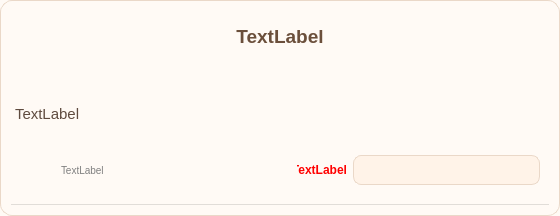
<?xml version="1.0" encoding="UTF-8"?>
<ui version="4.0">
 <class>post_simple</class>
 <widget class="QWidget" name="post_simple">
  <property name="geometry">
   <rect>
    <x>0</x>
    <y>0</y>
    <width>560</width>
    <height>216</height>
   </rect>
  </property>
  <property name="sizePolicy">
   <sizepolicy hsizetype="Preferred" vsizetype="Preferred">
    <horstretch>0</horstretch>
    <verstretch>0</verstretch>
   </sizepolicy>
  </property>
  <property name="minimumSize">
   <size>
    <width>0</width>
    <height>100</height>
   </size>
  </property>
  <property name="maximumSize">
   <size>
    <width>16777215</width>
    <height>16777215</height>
   </size>
  </property>
  <property name="windowTitle">
   <string>Form</string>
  </property>
  <property name="styleSheet">
   <string notr="true">


/* SingleDetailedPost - Warm Theme */
QWidget#post_simple{
    background: #fffaf5;
    border: 1px solid #ead8c8;
    border-radius: 12px;
    padding: 12px;
}

QWidget#post_simple QLabel#post_title{
    font-size: 19px;
    font-weight: 700;
    color: #6b4f3b;
}

QWidget#post_simple QLabel#auther_time{
    font-size: 12px;
    color: #9b8c80;
}

QWidget#post_simple QLabel#contents{
    font-size: 15px;
    color: #5f4b3f;
    padding-top: 4px;
    padding-bottom: 4px;
}

QWidget#post_simple QLabel#post_likes{
    font-size: 12px;
    color: #e07a2f;
    font-weight: 600;
}

QWidget#post_simple QPushButton#like_button{
    border: 1px solid #ead8c8;
    background: #fff3e8;
    border-radius: 8px;
}
QWidget#post_simple QPushButton#like_button:hover{
    background: #ffe9d6;
    border: 1px solid #f2c39d;
}
QWidget#post_simple QPushButton#like_button:pressed{
    background: #ffdcbf;
}


</string>
  </property>
  <layout class="QVBoxLayout" name="verticalLayout_3">
   <item>
    <layout class="QVBoxLayout" name="verticalLayout">
     <item>
      <widget class="QLabel" name="post_title">
       <property name="styleSheet">
        <string notr="true"/>
       </property>
       <property name="text">
        <string>TextLabel</string>
       </property>
       <property name="alignment">
        <set>Qt::AlignmentFlag::AlignCenter</set>
       </property>
       <property name="wordWrap">
        <bool>true</bool>
       </property>
      </widget>
     </item>
     <item>
      <spacer name="verticalSpacer">
       <property name="orientation">
        <enum>Qt::Orientation::Vertical</enum>
       </property>
       <property name="sizeType">
        <enum>QSizePolicy::Policy::Fixed</enum>
       </property>
       <property name="sizeHint" stdset="0">
        <size>
         <width>20</width>
         <height>20</height>
        </size>
       </property>
      </spacer>
     </item>
     <item>
      <widget class="QLabel" name="contents">
       <property name="text">
        <string>TextLabel</string>
       </property>
       <property name="wordWrap">
        <bool>true</bool>
       </property>
       <property name="margin">
        <number>20</number>
       </property>
      </widget>
     </item>
     <item>
      <widget class="QWidget" name="widget" native="true">
       <layout class="QHBoxLayout" name="horizontalLayout">
        <item>
         <widget class="QLabel" name="label">
          <property name="sizePolicy">
           <sizepolicy hsizetype="Fixed" vsizetype="Preferred">
            <horstretch>0</horstretch>
            <verstretch>0</verstretch>
           </sizepolicy>
          </property>
          <property name="minimumSize">
           <size>
            <width>35</width>
            <height>0</height>
           </size>
          </property>
          <property name="maximumSize">
           <size>
            <width>35</width>
            <height>16777215</height>
           </size>
          </property>
          <property name="text">
           <string/>
          </property>
         </widget>
        </item>
        <item>
         <widget class="QLabel" name="auther_time">
          <property name="minimumSize">
           <size>
            <width>0</width>
            <height>30</height>
           </size>
          </property>
          <property name="maximumSize">
           <size>
            <width>16777215</width>
            <height>30</height>
           </size>
          </property>
          <property name="styleSheet">
           <string notr="true">font-size: 10px;
color: gray;</string>
          </property>
          <property name="frameShape">
           <enum>QFrame::Shape::NoFrame</enum>
          </property>
          <property name="frameShadow">
           <enum>QFrame::Shadow::Sunken</enum>
          </property>
          <property name="lineWidth">
           <number>0</number>
          </property>
          <property name="text">
           <string>TextLabel</string>
          </property>
         </widget>
        </item>
        <item>
         <spacer name="horizontalSpacer">
          <property name="orientation">
           <enum>Qt::Orientation::Horizontal</enum>
          </property>
          <property name="sizeHint" stdset="0">
           <size>
            <width>40</width>
            <height>20</height>
           </size>
          </property>
         </spacer>
        </item>
        <item>
         <widget class="QLabel" name="post_likes">
          <property name="minimumSize">
           <size>
            <width>30</width>
            <height>30</height>
           </size>
          </property>
          <property name="maximumSize">
           <size>
            <width>50</width>
            <height>30</height>
           </size>
          </property>
          <property name="styleSheet">
           <string notr="true">color: red;</string>
          </property>
          <property name="text">
           <string>TextLabel</string>
          </property>
          <property name="alignment">
           <set>Qt::AlignmentFlag::AlignRight|Qt::AlignmentFlag::AlignTrailing|Qt::AlignmentFlag::AlignVCenter</set>
          </property>
         </widget>
        </item>
        <item>
         <widget class="QPushButton" name="like_button">
          <property name="sizePolicy">
           <sizepolicy hsizetype="Expanding" vsizetype="Fixed">
            <horstretch>0</horstretch>
            <verstretch>0</verstretch>
           </sizepolicy>
          </property>
          <property name="minimumSize">
           <size>
            <width>50</width>
            <height>30</height>
           </size>
          </property>
          <property name="maximumSize">
           <size>
            <width>1100</width>
            <height>30</height>
           </size>
          </property>
          <property name="styleSheet">
           <string notr="true"/>
          </property>
          <property name="text">
           <string/>
          </property>
         </widget>
        </item>
       </layout>
      </widget>
     </item>
    </layout>
   </item>
   <item>
    <widget class="Line" name="line">
     <property name="styleSheet">
      <string notr="true">QFrame{
border:none;
border-bottom:1px solid rgba(0,0,0,30);
}</string>
     </property>
     <property name="orientation">
      <enum>Qt::Orientation::Horizontal</enum>
     </property>
    </widget>
   </item>
  </layout>
 </widget>
 <resources/>
 <connections/>
</ui>
